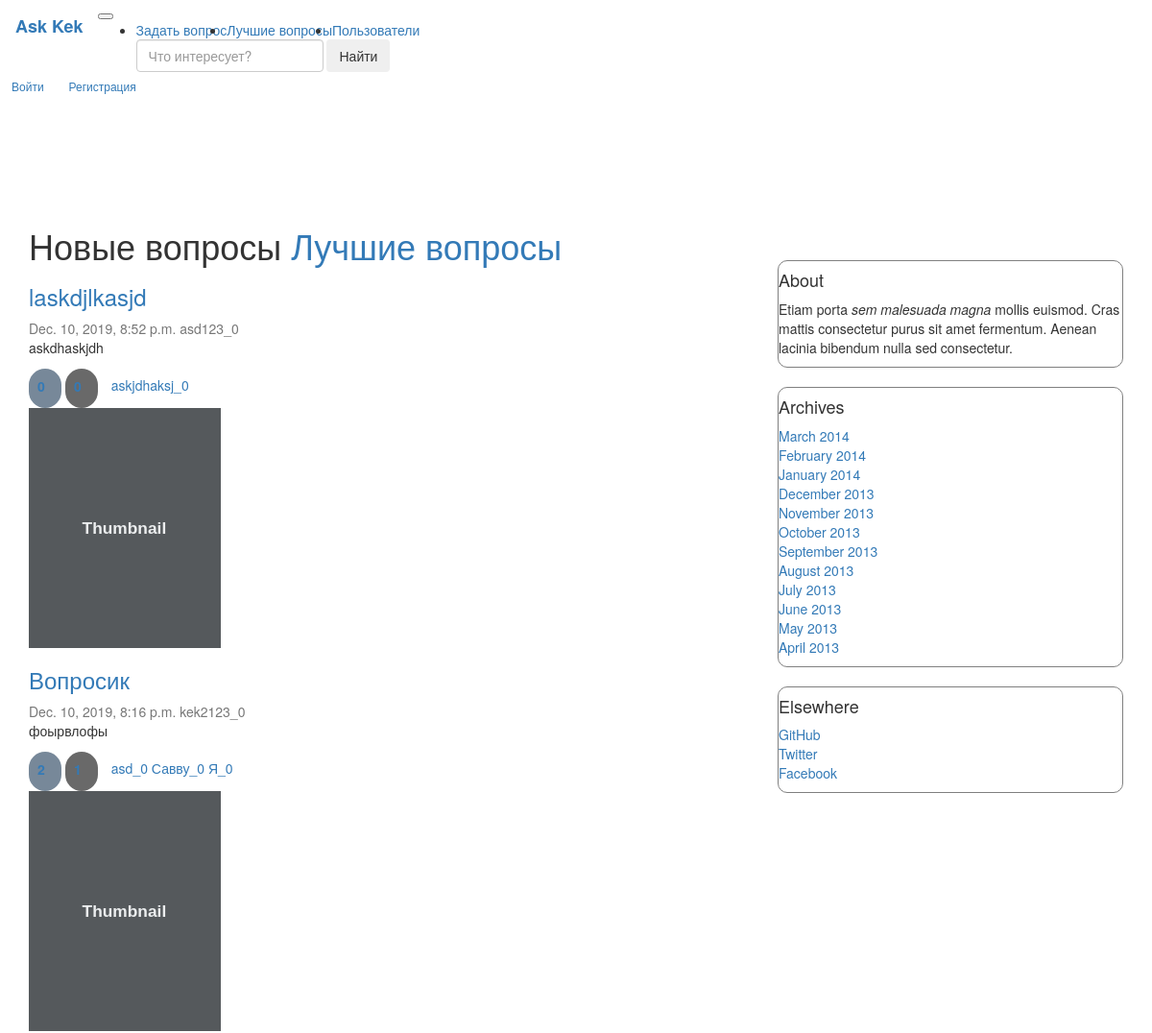
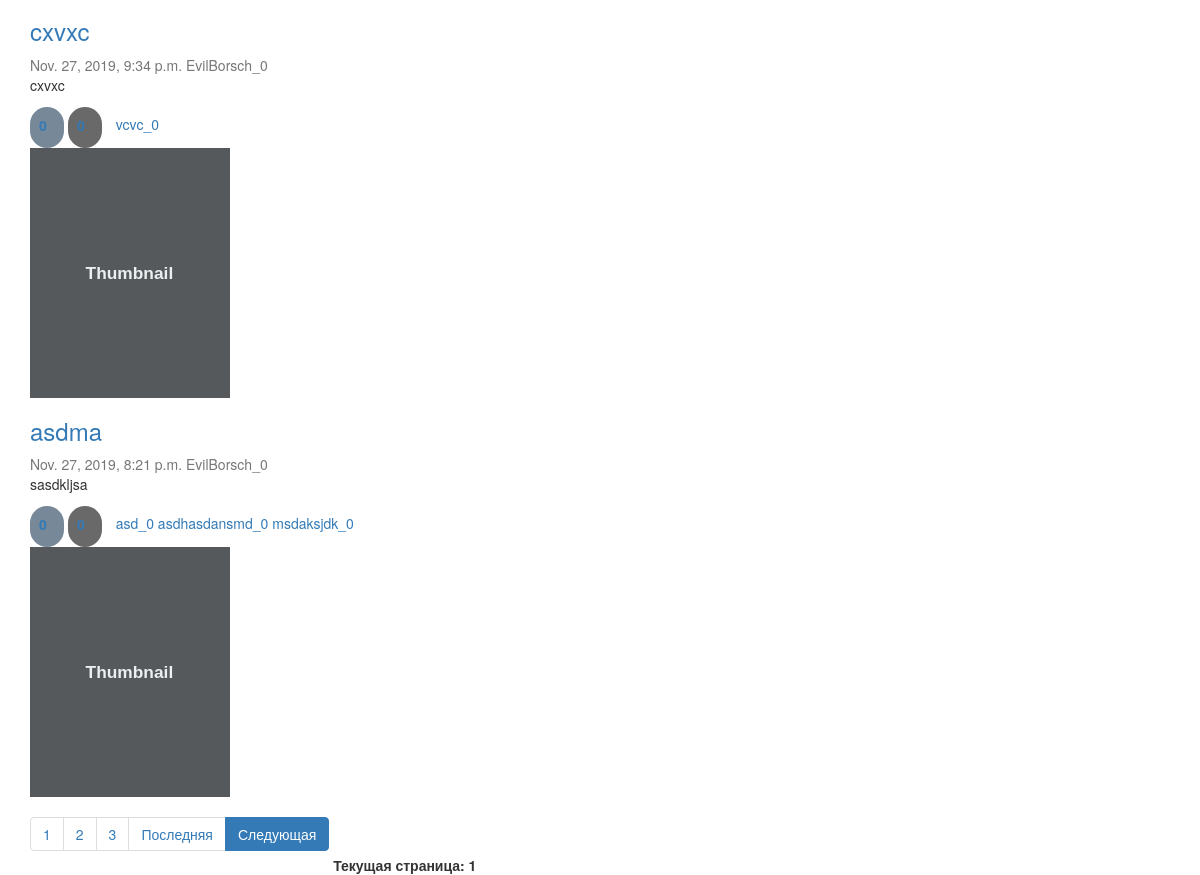
The page /question/ on the database as committed earlier (2 pictures, top to bottom).
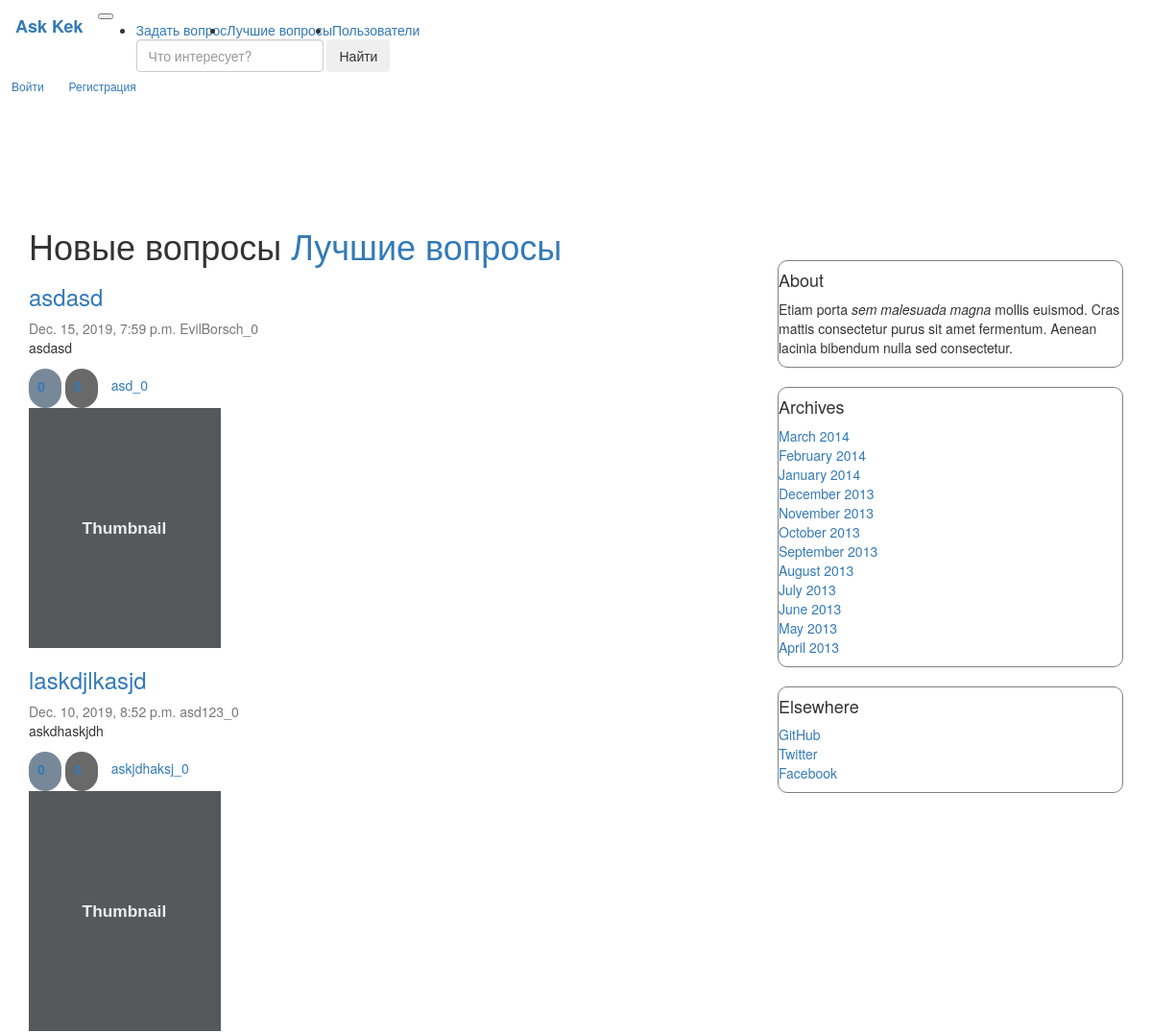
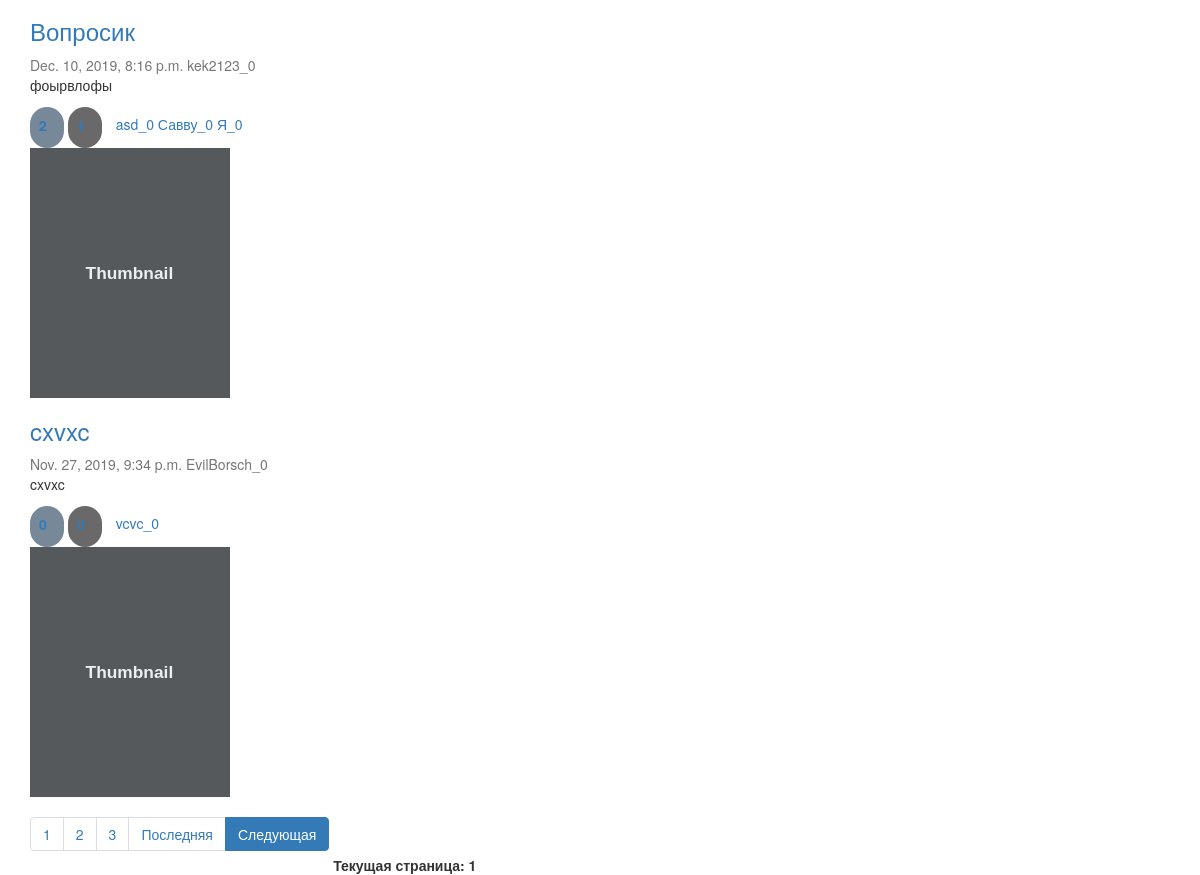
The same page on the database as committed later (2 pictures, top to bottom).
### question/models.py (models this page shows, shortened)
class Article(models.Model):
    title = models.CharField(max_length=255, verbose_name='Заголовок')
    text = models.TextField(verbose_name='Текст')
    date_published = models.DateTimeField(verbose_name='Дата публикации', default=datetime.now(tz=timezone.utc),
                                          db_index=True)
    is_published = models.BooleanField(verbose_name='Опубликовано', default=True, blank=True)
    author = models.ForeignKey(
        Author,
        on_delete=models.CASCADE,
    )
    like = models.ManyToManyField(Like, related_name="Like", blank=True)
    dislike = models.ManyToManyField(Dislike, blank=True)
    tags = models.ManyToManyField(Tags, blank=True)
    objects = ArticleManager()  # model manager
    class Meta:
        verbose_name = 'Статья'
        verbose_name_plural = 'Статьи'
        index_together = [('title', 'text')]
        unique_together = [('title', 'text')]

class Author(models.Model):
    name = models.CharField(max_length=255, verbose_name='Имя', unique=True)
    rating = models.IntegerField(default=0, verbose_name='Рейтинг')
    def __str__(self):
        return '{}_{}'.format(self.name, self.rating)
    class Meta:
        verbose_name = 'Автор'
        verbose_name_plural = 'Авторы'

class Tags(models.Model):
    name = models.CharField(max_length=255, verbose_name="Тег", default="TechnoPark", db_index=True)
    count = models.IntegerField(verbose_name="Число упоминаний", default=0)
    def __str__(self):
        return '{}_{}'.format(self.name, self.count)

### question/views.py (the view)
# urls.py: path('question/', views.index_html, name="test"),
def index_html(request):
    articles = models.Article.objects.new_published()
    paginated_data = paginate(articles, request)
    rendered_data = {"questions": paginated_data}
    return render(request, "./question/index.html", rendered_data)

### question/models.py (called while the page is built)
    def new_published(self):
        return self.filter(
            is_published=True,
            date_published__lt=datetime.now(tz=timezone.utc),
        ).order_by("-date_published")

### question/views.py (called while the page is built)
def paginate(objects_list, request):
    paginator = Paginator(list(objects_list), 4)
    page = request.GET.get('page')
    try:
        contacts = paginator.get_page(page)
    except PageNotAnInteger:
        contacts = paginator.page(1)
    except EmptyPage:
        contacts = paginator.page(paginator.num_pages)
    return contacts

### question/templates/question/index.html (shortened to what this page needs)
{% extends "question/base.html" %}
{% load static %}
{% block content %}
    {% block title %}
        <h1> Новые вопросы <a href="{% url "hot_questions_url" %}"> Лучшие вопросы</a></h1>
    {% endblock %}
    {% for q in questions %}
        <div class="question">
            <div class="card flex-md-row mb-4 box-shadow h-md-250">
                <div class="card-body d-flex flex-column align-items-start">
                    {% block link_to_ans %}
                        <h3 class="mb-0">
                            <a href="{% url 'one_question_url' q.pk %}" class="href">{{ q.title }}</a>
                        </h3>
                    {% endblock %}
                    <div class="mb-1 text-muted">{{ q.date_published }} {{ q.author }}</div>
                    <p class="card-text mb-auto">{{ q.text }}</p>
                    <div class="fluid-container">
                        <a class="like" data-qid="{{ q.pk }}"
                           data-vote="inc">
                            <label>
                                <input class="qty1" name="qty1" readonly="readonly" type="text"
                                       value="{{ q.like.all.count }}"/>
                            </label>
                        </a>
                        <a class="dislike" data-qid="{{ q.pk }}"
                           data-vote="inc">
                            <label>
                                <input class="qty2" name="qty2" readonly="readonly" type="text"
                                       value="{{ q.dislike.all.count }}"/>
                            </label>
                        </a>
                        {% for tag in q.tags.all %}
                            <a href="{% url 'question_by_tag_url' tag.name %}">{{ tag }}</a>
                        {% endfor %}
                    </div>
                </div>
                <img class="card-img-right flex-auto d-none d-md-block" data-src="holder.js/200x250?theme=thumb"
                     alt="Thumbnail [200x250]" style="width: 200px; height: 250px;"
                     data-holder-rendered="true">
            </div>
        </div>
    {% endfor %}
    <nav aria-label="...">
        <ul class="pagination">
            <li class="page-item" aria-current="page">
                <a class="page-link" href="?page=1">1</a>
            </li>
            {% if questions.paginator.num_pages >= 2 %}
                <li class="page-item">
                    <a class="page-link" href="?page=2">2 <span class="sr-only">(current)</span></a>
                </li>
            {% endif %}
            {% if questions.paginator.num_pages >= 3 %}
                <li class="page-item">
                    <a class="page-link" href="?page=3">3 <span class="sr-only">(current)</span></a>
                </li>
            {% endif %}
            <li class="page-item"><a class="page-link"
                                     href="?page={{ questions.paginator.num_pages }}">Последняя</a></li>
            {% if questions.has_next %}
                <li class="page-item active">
                    <a class="page-link" href="?page={{ questions.next_page_number }}">Следующая</a>
                </li>
            {% endif %}
        </ul>
        <b>Текущая страница: {{ questions.number }}</b>
    </nav>
    {% block  pre_paginator %}
        <link rel="stylesheet" href="{% static "question/index/my.css" %}">
    {% endblock %}
{% endblock %}

Rows that differ between the two databases and show on the page:
no longer on this page (row unchanged): Article: title "asdma", date_published "Nov. 27, 2019, 8:21 p.m.", author "EvilBorsch_0", text "sasdkljsa", qty1 "0", qty2 "0", Tags (name+count "asd_0")
no longer on this page (row unchanged): Tags: name+count "asdhasdansmd_0", shown under "asdma"
no longer on this page (row unchanged): Tags: name+count "msdaksjdk_0", shown under "asdma"
added Article: title "asdasd", date_published "Dec. 15, 2019, 7:59 p.m.", author "EvilBorsch_0", text "asdasd", qty1 "0", qty2 "0", Tags (name+count "asd_0")
